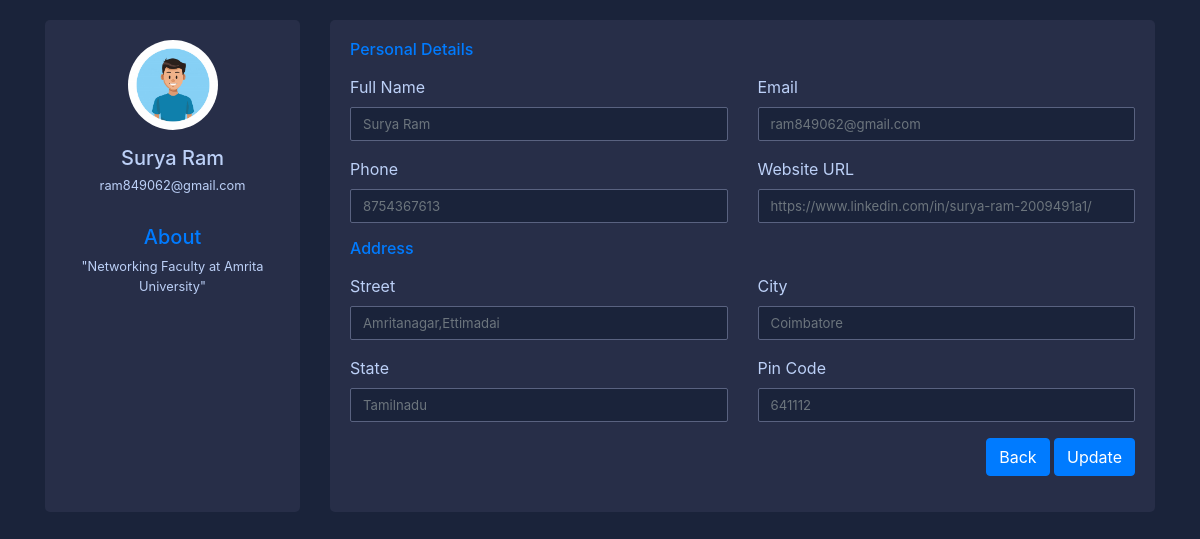
The app's page /profile (signed in) with its own data.
### login/models.py (models this page shows)
class Faculty(models.Model):
       img=models.ImageField(upload_to='pics')
       about=models.CharField(max_length=150)
       name=models.CharField(max_length=50)
       email=models.EmailField(verbose_name="email",max_length=50,unique=True,primary_key=True)
       password=models.CharField(max_length=10,verbose_name="password")
       role=models.CharField(max_length=50)
       teaches=models.CharField(max_length=50)
       phone=models.CharField(max_length=12)
       url=models.URLField(max_length=200)
       street=models.CharField(max_length=50)
       city=models.CharField(max_length=50)
       state=models.CharField(max_length=50)
       zipcode=models.CharField(max_length=50)

### login/views.py (the view)
# urls.py: path('profile',views.profile,name='profile'),
def profile(request):
    print('Updating...........................')
    if request.session.has_key('email'):
        email=request.session['email']
        fac=Faculty.objects.filter(email=email)
        if request.method=="POST":
            print('its post...........................')
            facu=Faculty.objects.get(email=email)
            if request.POST.get('name')!="":
                facu.name=request.POST.get('name')
            if request.POST.get('phone')!="":
                facu.phone=request.POST.get('phone')
            if request.POST.get('street')!="":
                facu.street=request.POST.get('street')
            if  request.POST.get('city')!="":
                facu.city=request.POST.get('city')
            if  request.POST.get('state')!="":
                facu.state=request.POST.get('state')
            if request.POST.get('zipcode')!="":
                facu.zipcode=request.POST.get('zipcode')
            if request.POST.get('email')!="":
                fac=Faculty.objects.filter(email=request.POST.get('email'))
                if fac.exists():
                    messages.info(request, 'There is an account with this mail')
                    return render(request,'profile.html')
                else:
                    facu.email=request.POST.get('email')
            facu.save()
            messages.info(request, 'Details updated')
            return redirect('profile')
        else:
            return render(request,'profile.html',{"fac":fac.get()})
    else:
        messages.error(request, 'You must login first')
        return render(request,'login.html')

### templates/profile.html (shortened to what this page needs)
{% load static %}
<!DOCTYPE html>
<html lang="en">
<head>
    <link href="http://netdna.bootstrapcdn.com/bootstrap/4.5.0/css/bootstrap.min.css" rel="stylesheet">
	<link rel="stylesheet" type="text/css" href="{% static 'css/profile.css' %}">
</head>
<body>
<div class="container">
<div class="row gutters">
	<div class="col-xl-3 col-lg-3 col-md-12 col-sm-12 col-12">
		<div class="card h-100">
			<div class="card-body">
				<div class="account-settings">
					<div class="user-profile">
						<div class="user-avatar">
							<a href="index">
							<img src="{{fac.img.url}}" alt="{{fac.name}}">
						</a>
						</div>
						<h5 class="user-name">{{fac.name}}</h5>
						<h6 class="user-email">{{fac.email}}</h6>
					</div>
					<div class="about">
						<h5 class="mb-2 text-primary">About</h5>
						<p>"{{fac.teaches}} {{fac.about}}"</p>
					</div>
				</div>
			</div>
		</div>
	</div>
	<div class="col-xl-9 col-lg-9 col-md-12 col-sm-12 col-12">
		<div class="card h-100">
			<div class="card-body">
				<form action={% url 'profile' %} method="POST" id="systemform">
				<div class="row gutters">
					<div class="col-xl-12 col-lg-12 col-md-12 col-sm-12 col-12">
						<h6 class="mb-3 text-primary">Personal Details</h6>
					</div>
					<div class="col-xl-6 col-lg-6 col-md-6 col-sm-6 col-12">
						<div class="form-group">
							<label for="fullName">Full Name</label>
							<input type="text" class="form-control" name='name' form="systemform"  id="fullName" placeholder="{{fac.name}}">
						</div>
					</div>
					<div class="col-xl-6 col-lg-6 col-md-6 col-sm-6 col-12">
						<div class="form-group">
							<label for="eMail">Email</label>
							<input type="email" class="form-control"name='email' form="systemform" id="eMail" placeholder="{{fac.email}}">
						</div>
					</div>
					<div class="col-xl-6 col-lg-6 col-md-6 col-sm-6 col-12">
						<div class="form-group">
							<label for="phone">Phone</label>
							<input type="tel" pattern="[789][0-9]{9}"  maxLength={10} class="form-control" name='phone' form="systemform"  id="phone" placeholder="{{fac.phone}}">
						</div>
					</div>
					<div class="col-xl-6 col-lg-6 col-md-6 col-sm-6 col-12">
						<div class="form-group">
							<label for="website">Website URL</label>
							<input type="url" class="form-control"form="systemform"  name='url' id="website" placeholder="{{fac.url}}">
						</div>
					</div>
				</div>
				<div class="row gutters">
					<div class="col-xl-12 col-lg-12 col-md-12 col-sm-12 col-12">
						<h6 class="mb-3 text-primary">Address</h6>
					</div>
					<div class="col-xl-6 col-lg-6 col-md-6 col-sm-6 col-12">
						<div class="form-group">
							<label for="Street">Street</label>
							<input type="name" class="form-control" form="systemform" name='street' id="Street" placeholder="{{fac.street}}">
						</div>
					</div>
					<div class="col-xl-6 col-lg-6 col-md-6 col-sm-6 col-12">
						<div class="form-group">
							<label for="ciTy">City</label>
							<input type="name" class="form-control" form="systemform" name='city' id="ciTy" placeholder="{{fac.city}}">
						</div>
					</div>
					<div class="col-xl-6 col-lg-6 col-md-6 col-sm-6 col-12">
						<div class="form-group">
							<label for="sTate">State</label>
							<input type="text" class="form-control" form="systemform" name='state' id="sTate" placeholder="{{fac.state}}">
						</div>
					</div>
					<div class="col-xl-6 col-lg-6 col-md-6 col-sm-6 col-12">
						<div class="form-group">
							<label for="zIp">Pin Code</label>
							<input type="text"  pattern="^[0-9]{6}$"  class="form-control" form="systemform" name='zipcode' id="zIp" placeholder="{{fac.zipcode}}">
						</div>
					</div>
				</div>
				<div class="row gutters">
					<div class="col-xl-12 col-lg-12 col-md-12 col-sm-12 col-12">
						<div class="text-right">
							<button type="submit"  formaction={% url 'index' %}  name="submit" class="btn btn-primary">Back</button>
							<button type="submit"  form="systemform"  name="submit" class="btn btn-primary">Update</button>
						</form>
						</div>
					</div>
				</div>
		</div>
	</div>
</body>
</html>

### static/css/profile.css (style rules this page uses)
body { margin-top:20px; color: #bcd0f7; background: #1A233A; }
.account-settings .user-profile { margin: 0 0 1rem 0; padding-bottom: 1rem; text-align: center; }
.account-settings .user-profile .user-avatar { margin: 0 0 1rem 0; }
.account-settings .user-profile .user-avatar img { width: 90px; height: 90px; -webkit-border-radius: 100px; -moz-border-radius: 100px; border-radius: 100px; }
.account-settings .user-profile h5.user-name { margin: 0 0 0.5rem 0; }
.account-settings .user-profile h6.user-email { margin: 0; font-size: 0.8rem; font-weight: 400; }
.account-settings .about { margin: 1rem 0 0 0; font-size: 0.8rem; text-align: center; }
.card { background: #272E48; -webkit-border-radius: 5px; -moz-border-radius: 5px; border-radius: 5px; border: 0; margin-bottom: 1rem; }
.form-control { border: 1px solid #596280; -webkit-border-radius: 2px; -moz-border-radius: 2px; border-radius: 2px; font-size: .825rem; background: #1A233A; color: #bcd0f7; }

### records on screen
Faculty: img (picture), name "Surya Ram", email "ram849062@gmail.com", teaches "Networking", about "Faculty at Amrita University", phone "8754367613", url "https://www.linkedin.com/in/surya-ram-2009491a1/", street "Amritanagar,Ettimadai", city "Coimbatore", state "Tamilnadu", zipcode "641112"
